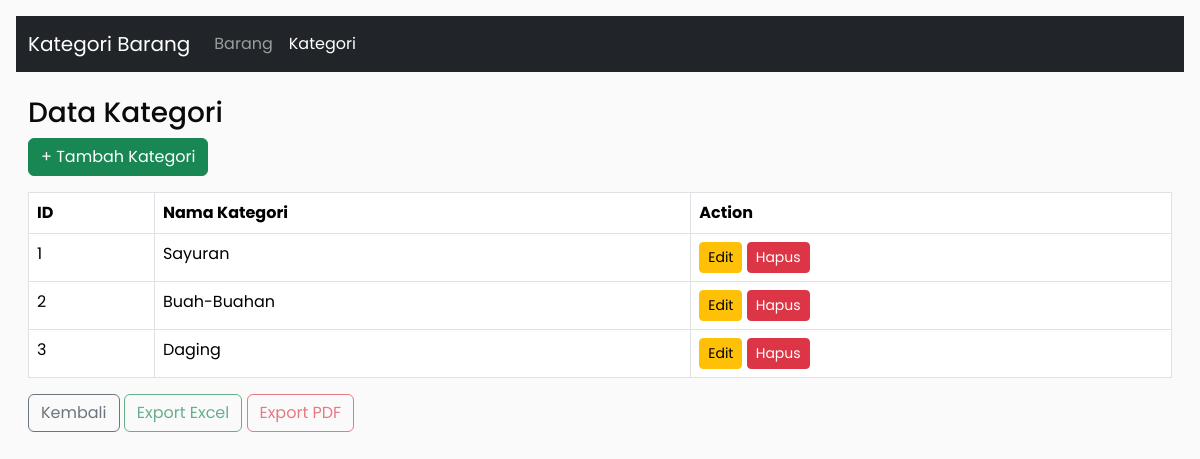
The page /kategori/index.php on the database its author committed.
### tables this page shows
CREATE TABLE `kategori` (
  `id_kategori` int NOT NULL,
  `nama_kategori` varchar(100) NOT NULL
);

### kategori/index.php (the view, shortened to what this page needs)
<?php
include '../config/db.php';
$result = $conn->query("SELECT * FROM kategori");
?>
<!DOCTYPE html>
<html lang="en">
<head>
  <link
    href="https://cdn.jsdelivr.net/npm/bootstrap@5.3.5/dist/css/bootstrap.min.css"
    rel="stylesheet"
 />
  <link rel="stylesheet" href="../css/style.css" />
</head>
<body class="p-3">
  <nav class="navbar navbar-expand-lg navbar-dark bg-dark mb-4">
    <div class="container-fluid">
      <a class="navbar-brand" href="#">Kategori Barang</a>
      <div class="collapse navbar-collapse" id="navbarNav">
        <ul class="navbar-nav">
          <li class="nav-item">
            <a class="nav-link" href="../barang/index.php">Barang</a>
          </li>
          <li class="nav-item">
            <a class="nav-link active" aria-current="page" href="index.php">Kategori</a>
          </li>
        </ul>
      </div>
    </div>
  </nav>
  <div class="container-fluid">
    <h3>Data Kategori</h3>
    <form action="" class="row g-3 mb-3">
      <div class="col">
        <a href="tambah.php" class="btn btn-success">+ Tambah Kategori</a>
      </div>
    </form>
    <table class="table table-bordered">
      <thead>
        <tr>
          <th>ID</th>
          <th>Nama Kategori</th>
          <th>Action</th>
        </tr>
      </thead>
      <tbody>
        <?php while ($row = $result->fetch_assoc()) : ?>
          <tr>
            <td><?= $row['id_kategori'] ?></td>
            <td><?= $row['nama_kategori'] ?></td>
            <td>
              <a href="edit.php?id=<?= $row['id_kategori'] ?>" class="btn btn-warning btn-sm">Edit</a>
              <a href="hapus.php?id=<?= $row['id_kategori'] ?>" class="btn btn-danger btn-sm" onclick="return confirm('Hapus kategori?')">Hapus</a>
            </td>
          </tr>
        <?php endwhile; ?>
      </tbody>
    </table>
    <nav>
      <a href="../index.php" class="btn btn-outline-secondary">Kembali</a>
      <button disabled="disabled" class="btn btn-outline-success">
        Export Excel
      </button>
      <button disabled="disabled" class="btn btn-outline-danger">
        Export PDF
      </button>
    </nav>
  </div>
</body>
</html>

### css/style.css (style rules this page uses)
body { font-family: "Poppins", sans-serif; margin: 0; padding: 0; box-sizing: border-box; background-color: #fafafa; color: #0a0a0a; }

### rows shown on the page
kategori: id_kategori "1", nama_kategori "Sayuran"
kategori: id_kategori "2", nama_kategori "Buah-Buahan"
kategori: id_kategori "3", nama_kategori "Daging"
